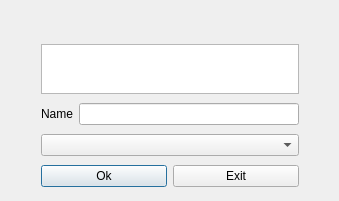
<?xml version="1.0" encoding="UTF-8"?>
<ui version="4.0">
 <class>LoadObjects</class>
 <widget class="QDialog" name="LoadObjects">
  <property name="geometry">
   <rect>
    <x>0</x>
    <y>0</y>
    <width>339</width>
    <height>201</height>
   </rect>
  </property>
  <property name="windowTitle">
   <string>Dialog</string>
  </property>
  <widget class="QWidget" name="">
   <property name="geometry">
    <rect>
     <x>41</x>
     <y>41</y>
     <width>258</width>
     <height>149</height>
    </rect>
   </property>
   <layout class="QVBoxLayout" name="verticalLayout">
    <item>
     <widget class="QTextBrowser" name="error_message">
      <property name="maximumSize">
       <size>
        <width>16777215</width>
        <height>50</height>
       </size>
      </property>
     </widget>
    </item>
    <item>
     <layout class="QHBoxLayout" name="horizontalLayout_2">
      <item>
       <widget class="QLabel" name="label">
        <property name="maximumSize">
         <size>
          <width>16777215</width>
          <height>40</height>
         </size>
        </property>
        <property name="text">
         <string>Name</string>
        </property>
       </widget>
      </item>
      <item>
       <widget class="QLineEdit" name="object_name"/>
      </item>
     </layout>
    </item>
    <item>
     <widget class="QComboBox" name="available_objects"/>
    </item>
    <item>
     <layout class="QHBoxLayout" name="horizontalLayout">
      <item>
       <widget class="QPushButton" name="ok">
        <property name="text">
         <string>Ok</string>
        </property>
       </widget>
      </item>
      <item>
       <widget class="QPushButton" name="exit">
        <property name="text">
         <string>Exit</string>
        </property>
       </widget>
      </item>
     </layout>
    </item>
   </layout>
  </widget>
 </widget>
 <resources/>
 <connections/>
</ui>
